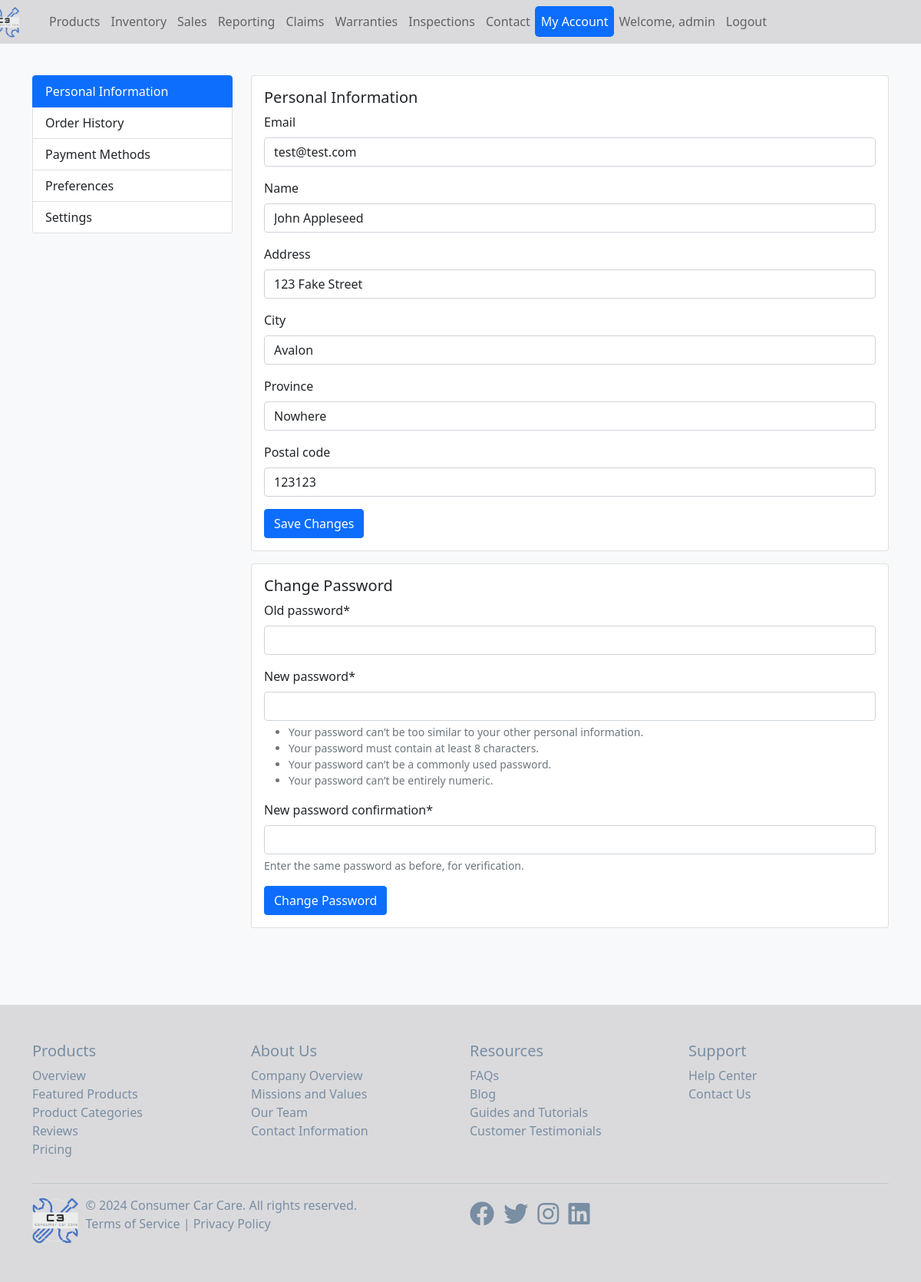
The app's page /my-account/ (signed in) with its own data.
### main_app/models.py (models this page shows, shortened)
class UserProfile(models.Model):
    user = models.OneToOneField(User, on_delete=models.CASCADE, related_name='profile')
    email = models.EmailField(blank=True, null=True)
    name = models.CharField(max_length=100, blank=True, null=True)
    address = models.CharField(max_length=200, blank=True, null=True)
    city = models.CharField(max_length=100, blank=True, null=True)
    province = models.CharField(max_length=100, blank=True, null=True)
    postal_code = models.CharField(max_length=20, blank=True, null=True)

### main_app/views.py (the view)
# urls.py: path('my-account/', views.my_account, name='my_account'),
@login_required
def my_account(request):
    user_profile, created = UserProfile.objects.get_or_create(user=request.user)
    if request.method == 'POST':
        profile_form = UserProfileForm(request.POST, instance=user_profile)
        password_form = ChangePasswordForm(request.user, request.POST)
        if 'change_password' in request.POST:
            if password_form.is_valid():
                user = password_form.save()
                messages.success(request, 'Your password was successfully updated!')
                return redirect('my_account')
        elif 'update_profile' in request.POST:
            if profile_form.is_valid():
                profile_form.save()
                messages.success(request, 'Your profile was successfully updated!')
                return redirect('my_account')
    else:
        profile_form = UserProfileForm(instance=user_profile)
        password_form = ChangePasswordForm(request.user)
    return render(request, 'main_app/my_account.html', {
        'profile_form': profile_form,
        'password_form': password_form,
    })

### main_app/forms.py
class UserProfileForm(forms.ModelForm):
    class Meta:
        model = UserProfile
        fields = ['email', 'name', 'address', 'city', 'province', 'postal_code']
    class ChangePasswordForm(PasswordChangeForm):
        pass

### main_app/views.py
class ChangePasswordForm(PasswordChangeForm):
    pass

### main_app/templates/main_app/my_account.html (shortened to what this page needs)
{% extends 'main_app/base.html' %}
{% load crispy_forms_tags %}
{% block content %}
<div class="container mt-5 my-account-box">
    <div class="row">
        <div class="col-md-3">
            <div class="list-group">
                <a href="#" class="list-group-item list-group-item-action active">Personal Information</a>
                <a href="#" class="list-group-item list-group-item-action">Order History</a>
                <a href="#" class="list-group-item list-group-item-action">Payment Methods</a>
                <a href="#" class="list-group-item list-group-item-action">Preferences</a>
                <a href="#" class="list-group-item list-group-item-action">Settings</a>
            </div>
        </div>
        <div class="col-md-9">
            <div class="card">
                <div class="card-body">
                    <h5 class="card-title">Personal Information</h5>
                    <form method="post">
                        {{ profile_form|crispy }}
                        <button type="submit" name="update_profile" class="btn btn-primary">Save Changes</button>
                    </form>
                </div>
            </div>
            <div class="card mt-3">
                <div class="card-body">
                    <h5 class="card-title">Change Password</h5>
                    <form method="post">
                        {{ password_form|crispy }}
                        <button type="submit" name="change_password" class="btn btn-primary">Change Password</button>
                    </form>
                </div>
            </div>
        </div>
    </div>
</div>
{% endblock %}

### main_app/templates/main_app/base.html (shortened to what this page needs)
{% load static %}
<!DOCTYPE html>
<html lang="en">
<head>
    <link rel="stylesheet" href="{% static 'main_app/css/bootstrap.min.css' %}">
    <link rel="stylesheet" href="https://cdnjs.cloudflare.com/ajax/libs/font-awesome/5.15.3/css/all.min.css">
</head>
<body>
    <nav class="navbar navbar-expand-lg navbar-light bg-custom-color">
        <div class="container">
            <div class="collapse navbar-collapse" id="navbarNav">
                <ul class="navbar-nav">
                    <li class="nav-item active">
                        <a class="nav-link" href="{% url 'home' %}">
                            <img src="{% static 'main_app/images/C3_transparent_cropped.png' %}" alt="Consumer Car Care Logo" height="40">
                        </a>
                    </li>
                    <li class="nav-item">
                        <a class="nav-link {% if request.path|slice:'0:9' == '/products' %}active{% endif %}" href="{% url 'products' %}">Products</a>
                    </li>
                    <li class="nav-item">
                        <a class="nav-link {% if request.path == '/inventory/' %}active{% endif %}" href="{% url 'inventory' %}">Inventory</a>
                    </li>
                    <li class="nav-item">
                        <a class="nav-link {% if request.path == '/sales-data/' %}active{% endif %}" href="{% url 'sales_data' %}">Sales</a>
                    </li>
                    <li class="nav-item">
                        <a class="nav-link {% if request.path == '/reporting-dashboard/' %}active{% endif %}" href="{% url 'reporting_dashboard' %}">Reporting</a>
                    </li>
                    <li class="nav-item">
                        <a class="nav-link {% if request.path == '/claims/' %}active{% endif %}" href="{% url 'claims' %}">Claims</a>
                    </li>
                    <li class="nav-item">
                        <a class="nav-link {% if request.path == '/warranties/' %}active{% endif %}" href="{% url 'warranties' %}">Warranties</a>
                    </li>
                    <li class="nav-item">
                        <a class="nav-link {% if request.path == '/inspections/' %}active{% endif %}" href="{% url 'inspections' %}">Inspections</a>
                    </li>
                    <li class="nav-item">
                        <a class="nav-link {% if request.path == '/contact/' %}active{% endif %}" href="{% url 'contact' %}">Contact</a>
                    </li>
                    {% if user.is_authenticated %}
                    {% if user.is_authenticated %}
                        <li class="nav-item">
                            <a class="nav-link {% if request.path == '/my-account/' %}active{% endif %}" href="{% url 'my_account' %}">My Account</a>
                        </li>
                    {% endif %}
                        <li class="nav-item">
                            <span class="nav-link">Welcome, {{ user.username }}</span>
                        </li>
                        <li class="nav-item">
                            <form method="post" action="{% url 'logout' %}">
                                <button class ="nav-link" type="submit">Logout</button>
                            </form>
                        </li>
                    {% else %}
                        <li class="nav-item">
                            <a class="nav-link {% if request.path == '/login/' %}active{% endif %}" href="{% url 'login' %}">Login</a>
                        </li>
                    {% endif %}
                </ul>
            </div>
        </div>
    </nav>
    {% block content %}
    {% endblock %}
    <footer class="bg-custom-color py-5">
        <div class="container">
          <div class="row">
            <div class="col-md-3">
              <h5>Products</h5>
              <ul class="list-unstyled">
                <li><a href="#">Overview</a></li>
                <li><a href="#">Featured Products</a></li>
                <li><a href="#">Product Categories</a></li>
                <li><a href="#">Reviews</a></li>
                <li><a href="#">Pricing</a></li>
              </ul>
            </div>
            <div class="col-md-3">
              <h5>About Us</h5>
              <ul class="list-unstyled">
                <li><a href="#">Company Overview</a></li>
                <li><a href="#">Missions and Values</a></li>
                <li><a href="#">Our Team</a></li>
                <li><a href="#">Contact Information</a></li>
              </ul>
            </div>
            <div class="col-md-3">
              <h5>Resources</h5>
              <ul class="list-unstyled">
                <li><a href="#">FAQs</a></li>
                <li><a href="#">Blog</a></li>
                <li><a href="#">Guides and Tutorials</a></li>
                <li><a href="#">Customer Testimonials</a></li>
              </ul>
            </div>
            <div class="col-md-3">
              <h5>Support</h5>
              <ul class="list-unstyled">
                <li><a href="#">Help Center</a></li>
                <li><a href="#">Contact Us</a></li>
              </ul>
            </div>
          </div>
          <hr>
          <div class="row align-items-center">
            <div class="col-md-6">
              <div class="d-flex align-items-center">
                <img src="{% static 'main_app/images/C3_transparent_cropped.png' %}" alt="Company Logo" height="60" class="mr-3">
                <div>
                  <p class="mb-0">&copy; 2024 Consumer Car Care. All rights reserved.</p>
                  <p><a href="#">Terms of Service</a> | <a href="#">Privacy Policy</a></p>
                </div>
              </div>
            </div>
            <div class="col-md-6 text-md-right">
              <ul class="list-inline">
                <li class="list-inline-item"><a href="#"><i class="fab fa-facebook fa-2x"></i></a></li>
                <li class="list-inline-item"><a href="#"><i class="fab fa-twitter fa-2x"></i></a></li>
                <li class="list-inline-item"><a href="#"><i class="fab fa-instagram fa-2x"></i></a></li>
                <li class="list-inline-item"><a href="#"><i class="fab fa-linkedin fa-2x"></i></a></li>
              </ul>
            </div>
          </div>
        </div>
      </footer>
</body>
</html>

### main_app/templates/main_app/base.html (style rules this page uses)
body { background-color: #f8f9fa; padding-top: 50px; }
footer { color: #798da3; text-decoration: none; margin-top: 50px; }
footer a { text-decoration: none; color: #798da3; }
.nav-link.active { background-color: #0c6dfd ; color: #ffffff !important; border-radius: 5px; }
.nav-link img { margin-left: -80px; margin-bottom: -8px; margin-top: -10px; padding-left: 15px; }
.navbar { position: fixed; top: 0; width: 100%; z-index: 1000; }
.bg-custom-color { background-color: #dadadc; }
.mr-3 { margin-right: 10px; }
button { border: 0; background-color: #dadadc; }
.navbar-nav .nav-item { margin-right: -2px; }

### main_app/templates/main_app/my_account.html (style rules this page uses)
.my-account-box { margin-top: 300px; margin-bottom: 100px; }

### records on screen
UserProfile: email "test@test.com", name "John Appleseed", address "123 Fake Street", city "Avalon", province "Nowhere", postal_code "123123"

### other values on screen
{{ user.username }} "admin"
